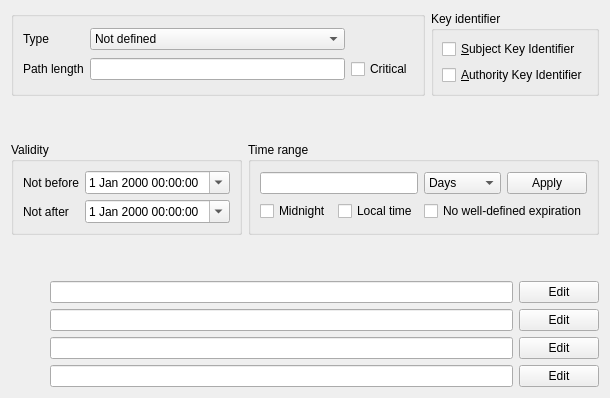
     <widget class="QWidget" name="tab_2">
      <attribute name="title">
       <string>Extensions</string>
      </attribute>
      <layout class="QVBoxLayout" name="verticalLayout">
       <item>
        <layout class="QHBoxLayout" name="_6">
         <item>
          <widget class="QGroupBox" name="bcBox">
           <layout class="QGridLayout" name="gridLayout_7">
            <item row="0" column="0">
             <widget class="QLabel" name="TextLabel2_2_3">
              <property name="text">
               <string>Type</string>
              </property>
             </widget>
            </item>
            <item row="0" column="1">
             <widget class="QComboBox" name="basicCA">
              <property name="toolTip">
               <string>If this will become a CA certificate or not</string>
              </property>
              <item>
               <property name="text">
                <string>Not defined</string>
               </property>
              </item>
              <item>
               <property name="text">
                <string>Certification Authority</string>
               </property>
              </item>
              <item>
               <property name="text">
                <string>End Entity</string>
               </property>
              </item>
             </widget>
            </item>
            <item row="1" column="0">
             <widget class="QLabel" name="TextLabel3_2_2">
              <property name="text">
               <string>Path length</string>
              </property>
             </widget>
            </item>
            <item row="1" column="1">
             <widget class="QLineEdit" name="basicPath">
              <property name="toolTip">
               <string>How much CAs may be below this.</string>
              </property>
             </widget>
            </item>
            <item row="1" column="2">
             <widget class="QCheckBox" name="bcCritical">
              <property name="toolTip">
               <string>The basic constraints should always be critical</string>
              </property>
              <property name="text">
               <string notr="true">Critical</string>
              </property>
             </widget>
            </item>
           </layout>
          </widget>
         </item>
         <item>
          <widget class="QGroupBox" name="keyIdentBox">
           <property name="toolTip">
            <string>Key identifier</string>
           </property>
           <property name="title">
            <string notr="true">Key identifier</string>
           </property>
           <layout class="QVBoxLayout">
            <property name="margin">
             <number>8</number>
            </property>
            <item>
             <widget class="QCheckBox" name="subKey">
              <property name="toolTip">
               <string>Creates a hash of the key following the PKIX guidelines</string>
              </property>
              <property name="text">
               <string notr="true">&amp;Subject Key Identifier</string>
              </property>
             </widget>
            </item>
            <item>
             <widget class="QCheckBox" name="authKey">
              <property name="toolTip">
               <string>Copy the Subject Key Identifier from the issuer</string>
              </property>
              <property name="text">
               <string notr="true">&amp;Authority Key Identifier</string>
              </property>
             </widget>
            </item>
           </layout>
          </widget>
         </item>
        </layout>
       </item>
       <item>
        <spacer>
         <property name="orientation">
          <enum>Qt::Vertical</enum>
         </property>
         <property name="sizeHint" stdset="0">
          <size>
           <width>20</width>
           <height>40</height>
          </size>
         </property>
        </spacer>
       </item>
       <item>
        <widget class="QWidget" name="timewidget" native="true">
         <property name="enabled">
          <bool>true</bool>
         </property>
         <layout class="QHBoxLayout" name="horizontalLayout">
          <property name="margin">
           <number>0</number>
          </property>
          <item>
           <widget class="QGroupBox" name="validityBox">
            <property name="title">
             <string>Validity</string>
            </property>
            <layout class="QGridLayout" name="gridLayout_1">
             <item row="0" column="0">
              <widget class="QLabel" name="TextLabel1_2_3_2">
               <property name="text">
                <string>Not before</string>
               </property>
              </widget>
             </item>
             <item row="0" column="1">
              <widget class="Validity" name="notBefore">
               <property name="calendarPopup">
                <bool>true</bool>
               </property>
              </widget>
             </item>
             <item row="1" column="0">
              <widget class="QLabel" name="TextLabel2_4_2">
               <property name="text">
                <string>Not after</string>
               </property>
              </widget>
             </item>
             <item row="1" column="1">
              <widget class="Validity" name="notAfter">
               <property name="calendarPopup">
                <bool>true</bool>
               </property>
              </widget>
             </item>
            </layout>
           </widget>
          </item>
          <item>
           <widget class="QGroupBox" name="rangeBox">
            <property name="title">
             <string>Time range</string>
            </property>
            <layout class="QGridLayout" name="gridLayout_2">
             <item row="0" column="0" colspan="2">
              <widget class="QLineEdit" name="validN"/>
             </item>
             <item row="0" column="2">
              <widget class="QComboBox" name="validRange">
               <item>
                <property name="text">
                 <string>Days</string>
                </property>
               </item>
               <item>
                <property name="text">
                 <string>Months</string>
                </property>
               </item>
               <item>
                <property name="text">
                 <string>Years</string>
                </property>
               </item>
              </widget>
             </item>
             <item row="0" column="3">
              <widget class="QPushButton" name="applyTime">
               <property name="sizePolicy">
                <sizepolicy hsizetype="Minimum" vsizetype="Fixed">
                 <horstretch>0</horstretch>
                 <verstretch>0</verstretch>
                </sizepolicy>
               </property>
               <property name="text">
                <string>Apply</string>
               </property>
              </widget>
             </item>
             <item row="1" column="0">
              <widget class="QCheckBox" name="validMidn">
               <property name="toolTip">
                <string>Set the time to 00:00:00 and 23:59:59 respectively</string>
               </property>
               <property name="text">
                <string>Midnight</string>
               </property>
              </widget>
             </item>
             <item row="1" column="1">
              <widget class="QCheckBox" name="checkBox">
               <property name="text">
                <string>Local time</string>
               </property>
              </widget>
             </item>
             <item row="1" column="2" colspan="2">
              <widget class="QCheckBox" name="noWellDefinedExpDate">
               <property name="text">
                <string>No well-defined expiration</string>
               </property>
              </widget>
             </item>
            </layout>
           </widget>
          </item>
         </layout>
        </widget>
       </item>
       <item>
        <spacer>
         <property name="orientation">
          <enum>Qt::Vertical</enum>
         </property>
         <property name="sizeHint" stdset="0">
          <size>
           <width>20</width>
           <height>40</height>
          </size>
         </property>
        </spacer>
       </item>
       <item>
        <layout class="QGridLayout" name="gridLayout_12">
         <item row="0" column="0">
          <widget class="DoubleClickLabel" name="sanLbl"/>
         </item>
         <item row="0" column="1">
          <widget class="QLabel" name="subAltIco">
           <property name="minimumSize">
            <size>
             <width>20</width>
             <height>20</height>
            </size>
           </property>
           <property name="maximumSize">
            <size>
             <width>20</width>
             <height>20</height>
            </size>
           </property>
           <property name="text">
            <string/>
           </property>
          </widget>
         </item>
         <item row="0" column="2">
          <widget class="QLineEdit" name="subAltName">
           <property name="toolTip">
            <string>DNS: IP: URI: email: RID:</string>
           </property>
          </widget>
         </item>
         <item row="0" column="3">
          <widget class="QPushButton" name="editSubAlt">
           <property name="text">
            <string>Edit</string>
           </property>
          </widget>
         </item>
         <item row="1" column="0">
          <widget class="DoubleClickLabel" name="ianLbl"/>
         </item>
         <item row="1" column="2">
          <widget class="QLineEdit" name="issAltName">
           <property name="toolTip">
            <string>DNS: IP: URI: email: RID:</string>
           </property>
          </widget>
         </item>
         <item row="1" column="3">
          <widget class="QPushButton" name="editIssAlt">
           <property name="text">
            <string>Edit</string>
           </property>
          </widget>
         </item>
         <item row="2" column="1">
          <widget class="QLabel" name="crlDistIco">
           <property name="minimumSize">
            <size>
             <width>20</width>
             <height>20</height>
            </size>
           </property>
           <property name="maximumSize">
            <size>
             <width>20</width>
             <height>20</height>
            </size>
           </property>
           <property name="text">
            <string/>
           </property>
          </widget>
         </item>
         <item row="2" column="2">
          <widget class="QLineEdit" name="crlDist">
           <property name="toolTip">
            <string>URI:</string>
           </property>
          </widget>
         </item>
         <item row="2" column="3">
          <widget class="QPushButton" name="editCrlDist">
           <property name="text">
            <string>Edit</string>
           </property>
          </widget>
         </item>
         <item row="3" column="0">
          <widget class="DoubleClickLabel" name="aiaLbl"/>
         </item>
         <item row="3" column="1">
          <widget class="QLabel" name="authInfAccIco">
           <property name="minimumSize">
            <size>
             <width>20</width>
             <height>20</height>
            </size>
           </property>
           <property name="maximumSize">
            <size>
             <width>20</width>
             <height>20</height>
            </size>
           </property>
           <property name="text">
            <string/>
           </property>
          </widget>
         </item>
         <item row="3" column="2">
          <widget class="QLineEdit" name="authInfAcc">
           <property name="toolTip">
            <string>DNS: IP: URI: email: RID:</string>
           </property>
          </widget>
         </item>
         <item row="3" column="3">
          <widget class="QPushButton" name="editAuthInfAcc">
           <property name="text">
            <string>Edit</string>
           </property>
          </widget>
         </item>
         <item row="1" column="1">
          <widget class="QLabel" name="issAltIco">
           <property name="minimumSize">
            <size>
             <width>20</width>
             <height>20</height>
            </size>
           </property>
           <property name="maximumSize">
            <size>
             <width>20</width>
             <height>20</height>
            </size>
           </property>
           <property name="text">
            <string/>
           </property>
          </widget>
         </item>
         <item row="2" column="0">
          <widget class="DoubleClickLabel" name="crldpLbl"/>
         </item>
        </layout>
       </item>
      </layout>
     </widget>
